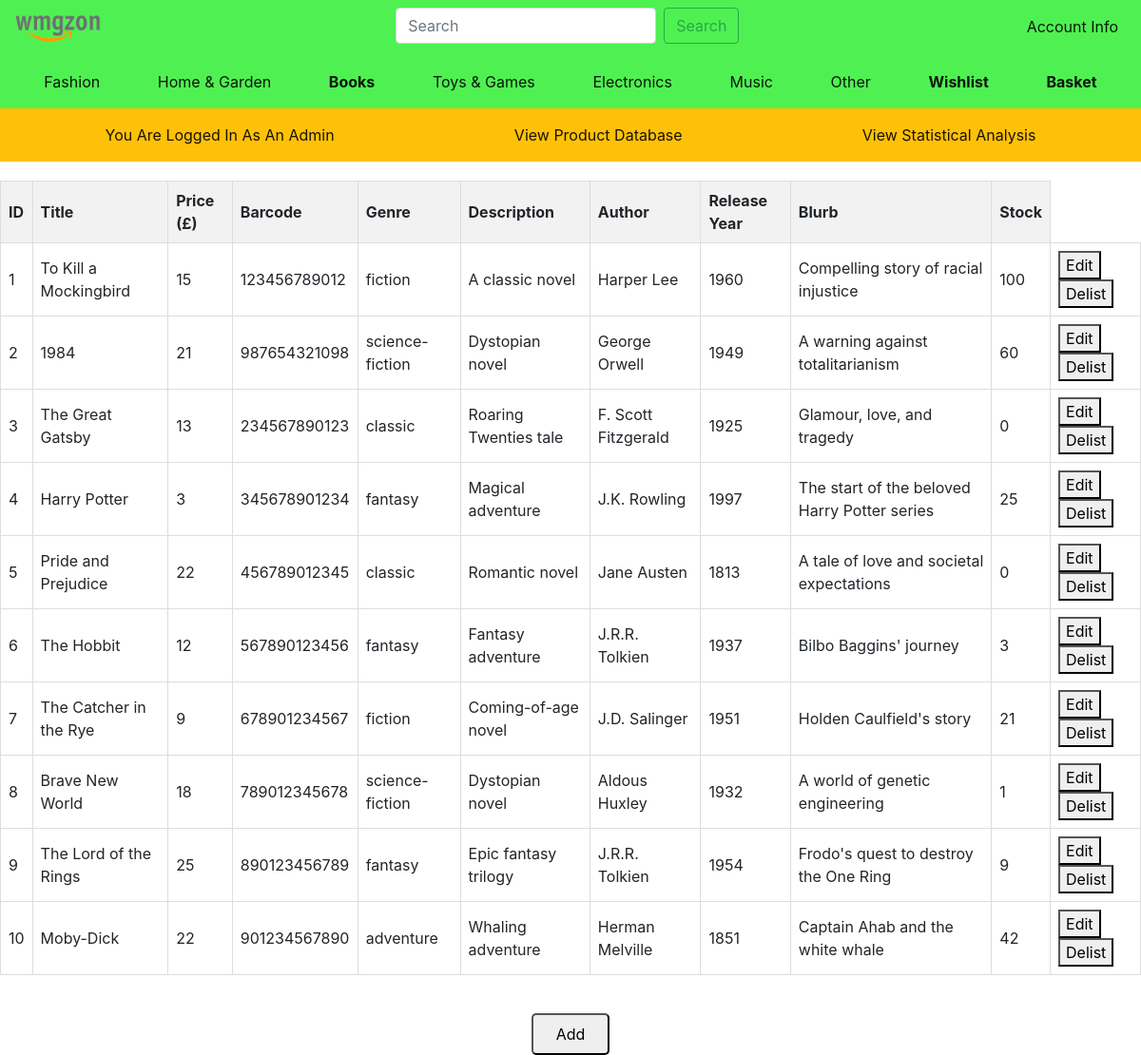
Page /admin (signed in) on the earlier database version.
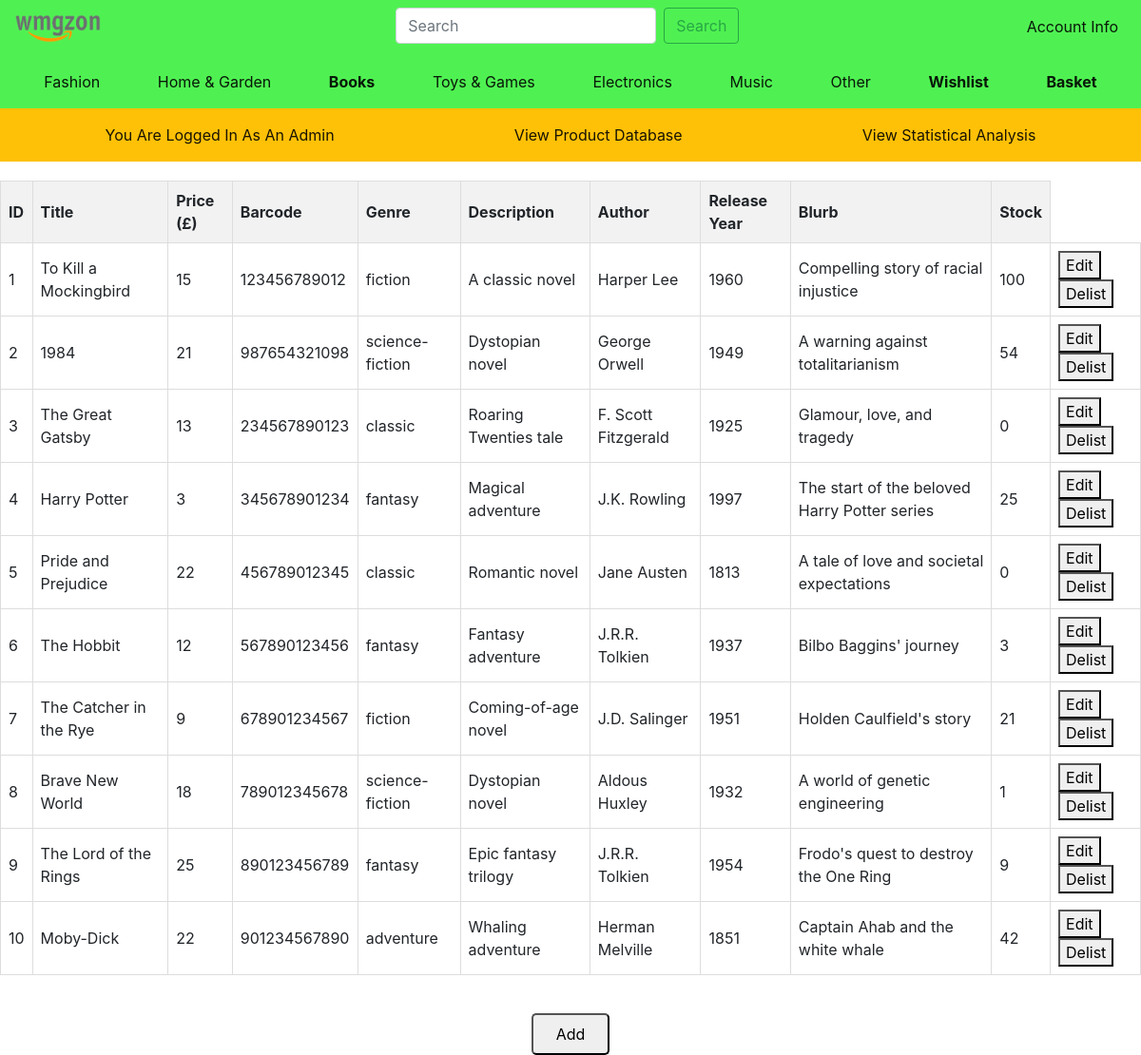
Same page on the later database version.
### application/models.py (models this page shows, shortened)
class Book(db.Model):
    id = db.Column(db.Integer(), primary_key=True)
    title = db.Column(db.String(length=50), nullable=False, unique=True)
    price = db.Column(db.Integer(), nullable=False)
    barcode = db.Column(db.String(length=12), nullable=False, unique=True)
    description = db.Column(db.String(length=1024), nullable=False)
    author = db.Column(db.String(length=50), nullable=False)
    release_year = db.Column(db.Integer(), nullable=False)
    genre = db.Column(db.String(length=50), nullable=False)
    blurb = db.Column(db.String(length=200), nullable=False)
    stock = db.Column(db.Integer(), nullable=False)
    book_picture = db.Column(db.LargeBinary, nullable=True)
    delisted = db.Column(db.Boolean(), nullable=False, default=False)

### application/routes.py (the view, shortened to what this page needs)
@main.route('/admin', methods=['GET', 'POST'])
def admin_page():
    form = AddBookForm()
    form2 = EditBookForm()
    if request.method == 'GET':
        current_id = current_user.id
        attempted_user = User.query.filter_by(id=current_id).first()
        if attempted_user.is_admin:
            admin_or_not=True
            all_books = Book.query.all()
            return render_template('admin2.html', books=all_books, form=form, form2=form2,admin=admin_or_not)
        else:
            return redirect(url_for('books.book_page'))

### application/forms.py
class EditBookForm(FlaskForm):
    title = StringField(label='Title', validators=[DataRequired()])
    price = StringField(label='Price', validators=[DataRequired()])
    barcode = StringField(label='Barcode', validators=[DataRequired(), Length(min=12, max=12, message="Barcode must be 12 characters long")])
    genre = SelectField(label='Genre', choices=[('fiction', 'Fiction'), ('non-fiction', 'Non-Fiction'), ('mystery', 'Mystery'), ('science-fiction', 'Science Fiction'), ('fantasy', 'Fantasy'), ('romance', 'Romance'), ('thriller', 'Thriller'), ('biography', 'Biography'), ('history', 'History'), ('self-help', 'Self-Help')], validators=[DataRequired()])
    description2 = StringField(label='Description', validators=[DataRequired()])
    author = StringField(label='Author', validators=[DataRequired()])
    releaseYear = StringField(label='Release Year', validators=[DataRequired(), Length(min=4, max=4, message="Release year must be 4 characters long")])
    blurb = StringField(label='Blurb', validators=[DataRequired()])
    stock = StringField(label='Stock', validators=[DataRequired()])
    submit = SubmitField(label='Save Changes')

### application/models.py (called while the page is built)
@login_manager.user_loader
def load_user(user_id):
    return User.query.get(int(user_id))

### application/templates/admin2.html (shortened to what this page needs)
{% extends 'base.html' %} {% block title %} Admin {% endblock %} {% block
content %}
<table>
  <thead>
    <tr>
      <th>ID</th>
      <th>Title</th>
      <th>Price (£)</th>
      <th>Barcode</th>
      <th>Genre</th>
      <th>Description</th>
      <th>Author</th>
      <th>Release Year</th>
      <th>Blurb</th>
      <th>Stock</th>
    </tr>
  </thead>
  <tbody>
    {% for book in books %} {% if not book.delisted %}
    <tr>
      <td>{{ book.id }}</td>
      <td>{{ book.title }}</td>
      <td>{{ book.price }}</td>
      <td>{{ book.barcode }}</td>
      <td>{{ book.genre }}</td>
      <td>{{ book.description }}</td>
      <td>{{ book.author }}</td>
      <td>{{ book.release_year }}</td>
      <td>{{ book.blurb }}</td>
      <td>{{ book.stock }}</td>
      <td>
        <button
          class="edit-btn"
          data-toggle="modal"
          data-target="#editModal{{ book.id }}"
        >
          Edit
        </button>
        <form
          method="POST"
          action="{{ url_for('main.admin_page', id=book.id) }}"
          style="display: inline-block"
        >
          <button type="submit" class="delete-btn">Delist</button>
        </form>
      </td>
    </tr>
    {% endif %} {% endfor %}
  </tbody>
</table>
<div id="add-btn-div">
  <button class="add-btn" data-toggle="modal" data-target="#addModal">
    Add
  </button>
</div>
{% endblock %}

### application/templates/base.html (shortened to what this page needs)
<!DOCTYPE html>
<html lang="en">
  <head>
    <link rel="stylesheet" href="../static/book.css" />
    <link
      rel="stylesheet"
      href="https://cdn.jsdelivr.net/npm/bootstrap@4.4.1/dist/css/bootstrap.min.css"
    />
  </head>
  <body>
    <nav class="navbar navbar-expand-lg navbar-light">
      <div class="collapse navbar-collapse" id="navbarSupportedContent">
        <ul class="navbar-nav first-nav">
          <li>
            <a class="navbar-brand" href="{{ url_for('main.main_page') }}">
              <img
                src="../static/assets/wmgzon-logo.png"
                width="90"
                height="30"
                alt=""
              />
            </a>
          </li>
          <li>
            <form
              class="form-inline my-2 my-lg-0"
              action="{{ url_for('books.search_books') }}"
              method="POST"
            >
              <input
                class="form-control mr-sm-2"
                type="search"
                placeholder="Search"
                aria-label="Search"
                name="search"
              />
              <button
                class="btn btn-outline-success my-2 my-sm-0"
                type="submit"
              >
                Search
              </button>
            </form>
          </li>
          <li class="nav-item active">
            <a class="nav-link" href="{{ url_for('main.login_page') }}"
              >Account Info<span class="sr-only">(current)</span></a
            >
          </li>
        </ul>
      </div>
    </nav>
    <nav class="navbar navbar-expand-lg navbar-light">
      <div
        class="collapse navbar-collapse second-nav"
        id="navbarSupportedContent"
      >
        <ul class="navbar-nav second-nav">
          <li class="nav-item active">
            <a class="nav-link" href="#"
              >Fashion<span class="sr-only">(current)</span></a
            >
          </li>
          <li class="nav-item active">
            <a class="nav-link" href="#"
              >Home & Garden<span class="sr-only">(current)</span></a
            >
          </li>
          <li class="nav-item active">
            <a
              class="nav-link font-weight-bold"
              href="{{ url_for('books.book_page') }}"
              >Books<span class="sr-only">(current)</span></a
            >
          </li>
          <li class="nav-item active">
            <a class="nav-link" href="#"
              >Toys & Games<span class="sr-only">(current)</span></a
            >
          </li>
          <li class="nav-item active">
            <a class="nav-link" href="#"
              >Electronics<span class="sr-only">(current)</span></a
            >
          </li>
          <li class="nav-item active">
            <a class="nav-link" href="#"
              >Music<span class="sr-only">(current)</span></a
            >
          </li>
          <li class="nav-item active">
            <a class="nav-link" href="#"
              >Other<span class="sr-only">(current)</span></a
            >
          </li>
          <li class="nav-item active">
            <a
              class="nav-link font-weight-bold"
              href="{{ url_for('main.wishlist_page')}}"
              >Wishlist<span class="sr-only">(current)</span></a
            >
          </li>
          <li class="nav-item active">
            <a
              class="nav-link font-weight-bold"
              href="{{ url_for('main.basket_page')}}"
              >Basket<span class="sr-only">(current)</span></a
            >
          </li>
        </ul>
      </div>
    </nav>
    {% if admin %}
    <nav class="navbar navbar-expand-lg navbar-light bg-warning">
      <div class="collapse navbar-collapse" id="navbarSupportedContent">
        <ul class="navbar-nav second-nav">
          <li class="nav-item active">
            <a class="nav-link" href="#"
              >You Are Logged In As An Admin</a
            >
          </li>
          <li class="nav-item active">
            <a class="nav-link" href="{{ url_for('main.admin_page') }}"
              >View Product Database<span class="sr-only">(current)</span></a
            >
          </li>
          <li class="nav-item active">
            <a class="nav-link" href="{{ url_for('main.statistics_page') }}"
              >View Statistical Analysis</a
            >
          </li>
        </ul>
      </div>
    </nav>
    {% endif %}  {% block content %} {% endblock %}
  </body>
</html>

### application/static/book.css (style rules this page uses)
html, body { height: 100%; margin: 0; padding: 0; }
nav { background: #4ff152; }
.first-nav { width: 100%; display: flex; justify-content: space-between; }
.second-nav { width: 100%; display: flex; justify-content: space-around; }
table { width: 100%; border-collapse: collapse; margin-top: 20px; }
th, td { border: 1px solid #ddd; padding: 8px; text-align: left; }
th { background-color: #f2f2f2; }
#add-btn-div { display: flex; justify-content: center; margin-top: 5vh; }
.add-btn { padding: 1vh 2vw; border-radius: 5px; }
ul li, ol li { list-style: none; }

Differences in the rows shown:
changed Book "George Orwell": stock "60" → "54"
